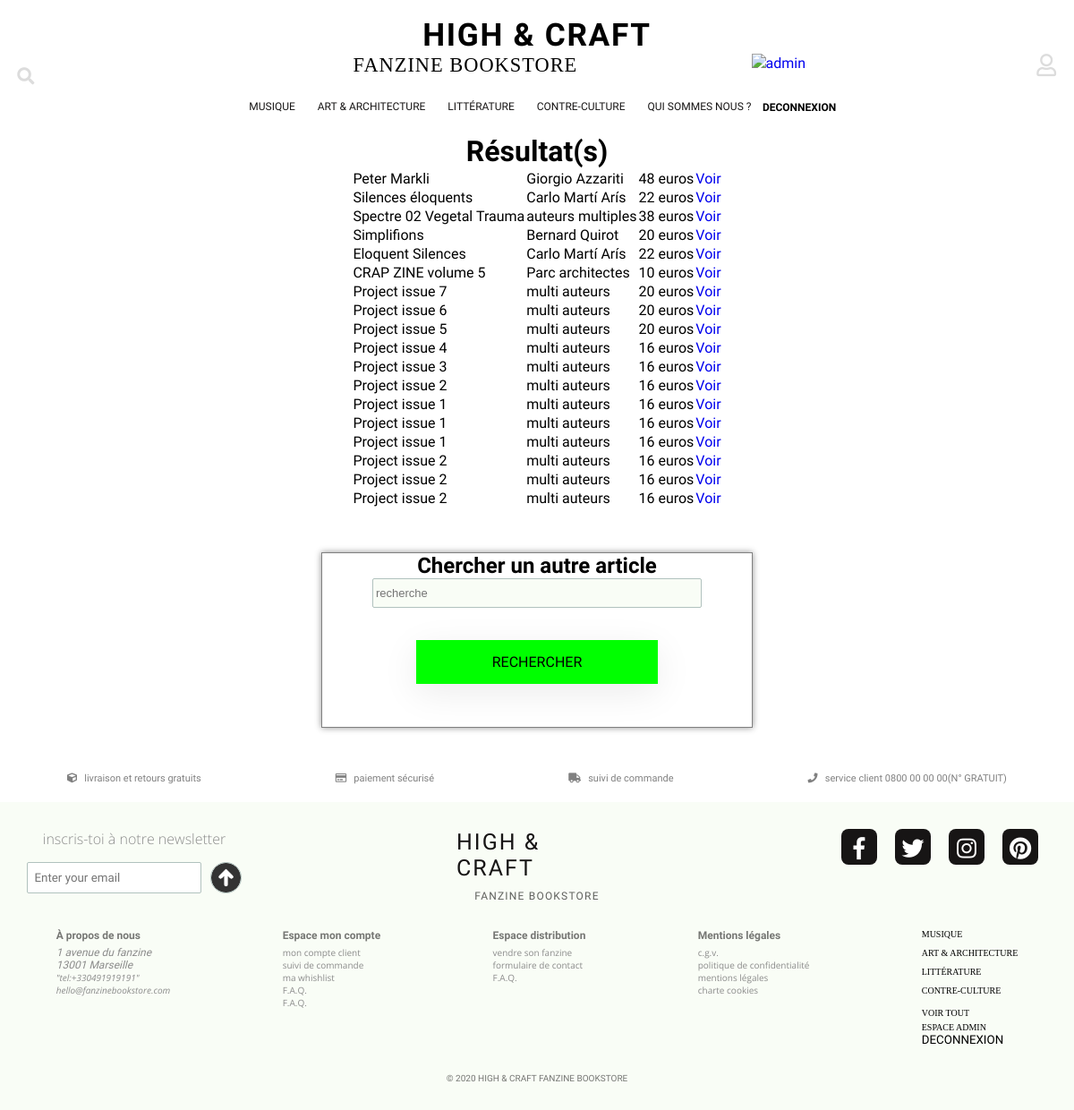
Before: /search.php (signed in) with the older database file.
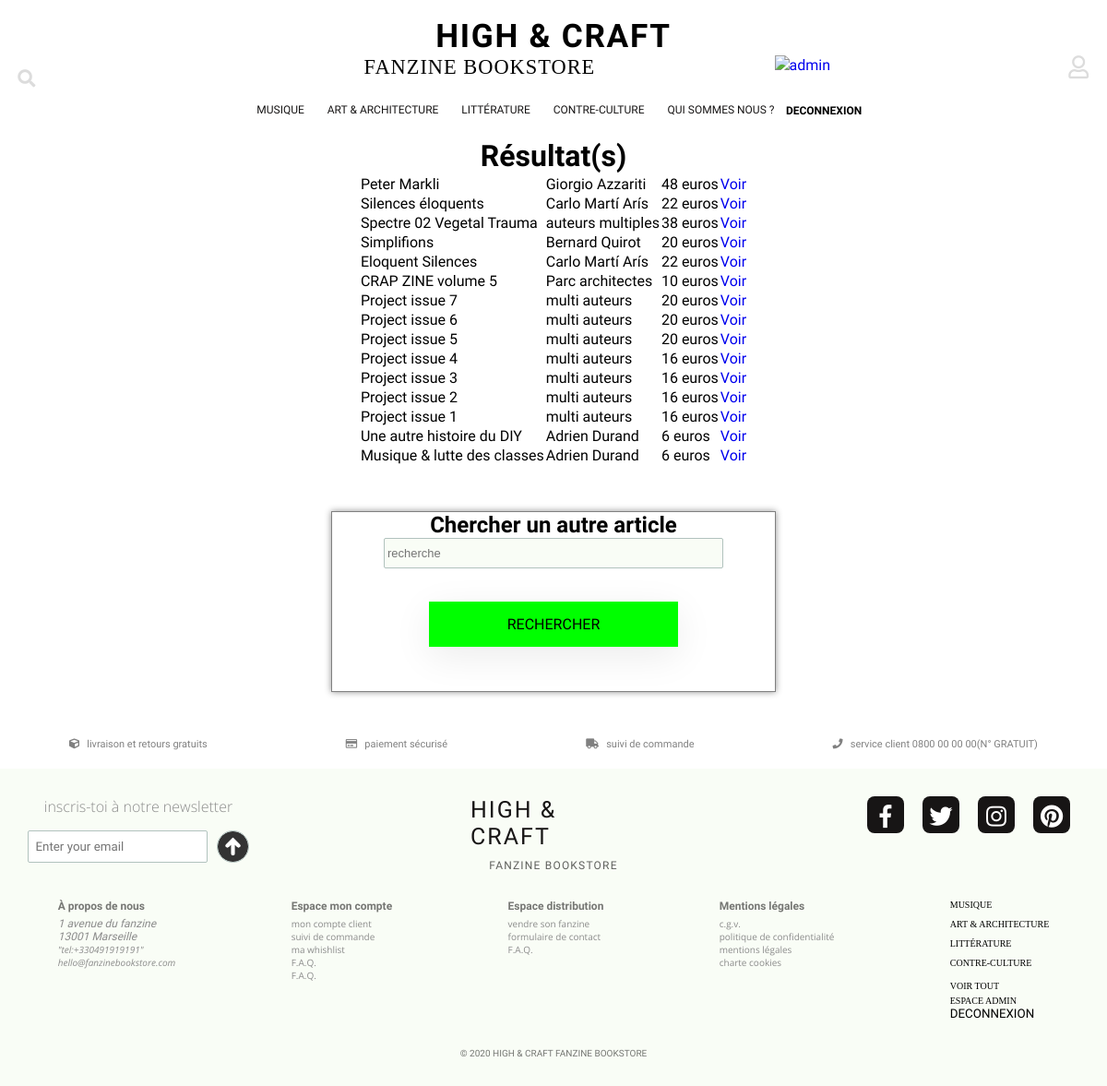
After: the same page with the newer database file.
### tables this page shows
CREATE TABLE `categorie` (
  `id_categorie` int(11) NOT NULL,
  `nom_categorie` varchar(50) NOT NULL,
  `date_registration` datetime NOT NULL DEFAULT CURRENT_TIMESTAMP
);

CREATE TABLE `article` (
  `id_article` int(11) NOT NULL,
  `id_distributeur` int(11) NOT NULL,
  `id_categorie` int(11) NOT NULL,
  `id_sous_categorie` int(11) NOT NULL,
  `nom_article` varchar(100) NOT NULL,
  `auteur_article` varchar(100) NOT NULL,
  `editions_article` varchar(100) NOT NULL,
  `description_article` text NOT NULL,
  `citation_article` varchar(255) NOT NULL,
  `nb_pages` int(11) NOT NULL,
  `annee_parution` year(4) NOT NULL,
  `prix_article` decimal(10,0) NOT NULL,
  `date_registration` datetime NOT NULL
);

### search.php (the view, shortened to what this page needs)
<!DOCTYPE html>
<html>
<head>
    <link rel="stylesheet" href="https://use.fontawesome.com/releases/v5.3.1/css/all.css">
    <link rel="stylesheet" type="text/css" href="css/style.css">
    <link rel="stylesheet" href="style-order.css">
</head>
<body>
<header>
   <?php
    include("includes/header.php");
   ?>
</header>
<main>
  <?php
  $bdd = new PDO('mysql:host=localhost;dbname=boutique', 'root', '');
?>
<center>
    <table>
<thead>
  <h1>Résultat(s)</h1>
</thead>
          	 <tbody>
          		 <?php
              $sql = 'SELECT * FROM article';
              $params = [];
              $resultats = $bdd->prepare($sql);
              $resultats->execute($params);
              if ($resultats->rowCount() > 0) {
                  while ($d = $resultats->fetch(PDO::FETCH_ASSOC)) {
                      ?><tr>
          <td><?=$d['nom_article'] ?></td>
          	<td><?=$d['auteur_article'] ?></td>
              <td><?=$d['prix_article'] ?>  euros  </td>
          			<td><a href="item.php?id=<?php echo $d['id_article'] ?>">Voir</a></td>
</tr>
          				 <?php
                  }
              } else {
                  echo '<tr><td>aucun résultat trouvé</td></tr>' . $connect = null;
              }
             ?>
</table><br/></center>
<section id="container-register">
           <form method='post'>
             <h1>Chercher un autre article</h1>
             <section id="box-form">
          	 <input type='text' placeholder='recherche' name="recherche_valeur"/>
             <button type="submit" name="search" id="container-delivery">Rechercher</button>
</section>
</section>
</main>
<footer>
   <?php
    include("includes/footer.php");
   ?>
</footer>
</body>
</html>

### class/categories.php (shortened to what this page needs)
<?php
class Categorie{
public $db;
public function __construct($db)
{
	$this->db = $db;
}
public function cat()
    {
        $connexion = $this->db->connectDb();
        $q = $connexion->prepare("SELECT * FROM categorie ORDER by id_categorie ASC limit 4");
        $q->execute();
		$categories = $q->fetchAll();
		foreach ($categories as $cat){
			$name_categorie = $cat["nom_categorie"];
			$id_categorie = $cat["id_categorie"];
			echo '<a href="category.php?id='.$id_categorie.'">' .$name_categorie.'</a>';
			}
		return $categories;
	}
public function categories()
    {
        $connexion = $this->db->connectDb();
        $q = $connexion->prepare("SELECT * FROM categorie ORDER by id_categorie ASC limit 4");
        $q->execute();
		$categories = $q->fetchAll();
		foreach ($categories as $cat){
			$name_categorie = $cat["nom_categorie"];
			$id_categorie = $cat["id_categorie"];
			echo '<li class="dropdown-menu"><a href="category.php?id='.$id_categorie.'">' .$name_categorie.'</a><ul class ="menu-area">';
        	$q1 = $connexion->prepare("SELECT nom_sous_categorie, id_sous_categorie FROM sous_categorie WHERE id_categorie = $id_categorie");
        	$q1->execute();
			$sub_categories = $q1->fetchAll();
			echo '</ul></li>';
		}
		return $categories + $sub_categories;
	}
}
?>

Changed rows visible on the page:
removed article: nom_article "Project issue 1", auteur_article "multi auteurs", prix_article "16"
removed article: nom_article "Project issue 1", auteur_article "multi auteurs", prix_article "16"
removed article: nom_article "Project issue 2", auteur_article "multi auteurs", prix_article "16"
removed article: nom_article "Project issue 2", auteur_article "multi auteurs", prix_article "16"
removed article: nom_article "Project issue 2", auteur_article "multi auteurs", prix_article "16"
added article: nom_article "Une autre histoire du DIY", auteur_article "Adrien Durand", prix_article "6"
added article: nom_article "Musique & lutte des classes", auteur_article "Adrien Durand", prix_article "6"
